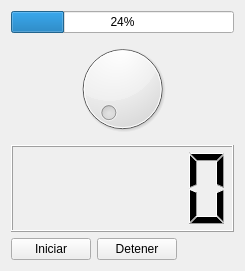
<?xml version="1.0" encoding="UTF-8"?>
<ui version="4.0">
 <class>Widget</class>
 <widget class="QWidget" name="Widget">
  <property name="geometry">
   <rect>
    <x>0</x>
    <y>0</y>
    <width>245</width>
    <height>271</height>
   </rect>
  </property>
  <property name="windowTitle">
   <string>Widget</string>
  </property>
  <layout class="QVBoxLayout" name="verticalLayout">
   <item>
    <widget class="QProgressBar" name="progressBar">
     <property name="value">
      <number>24</number>
     </property>
    </widget>
   </item>
   <item>
    <widget class="QDial" name="dial"/>
   </item>
   <item>
    <widget class="QLCDNumber" name="lcdNumber"/>
   </item>
   <item>
    <layout class="QHBoxLayout" name="horizontalLayout">
     <item>
      <widget class="QPushButton" name="iniciarButton">
       <property name="text">
        <string>Iniciar</string>
       </property>
      </widget>
     </item>
     <item>
      <widget class="QPushButton" name="detenerButton">
       <property name="text">
        <string>Detener</string>
       </property>
      </widget>
     </item>
     <item>
      <spacer name="horizontalSpacer">
       <property name="orientation">
        <enum>Qt::Horizontal</enum>
       </property>
       <property name="sizeHint" stdset="0">
        <size>
         <width>40</width>
         <height>20</height>
        </size>
       </property>
      </spacer>
     </item>
    </layout>
   </item>
  </layout>
 </widget>
 <resources/>
 <connections/>
</ui>
